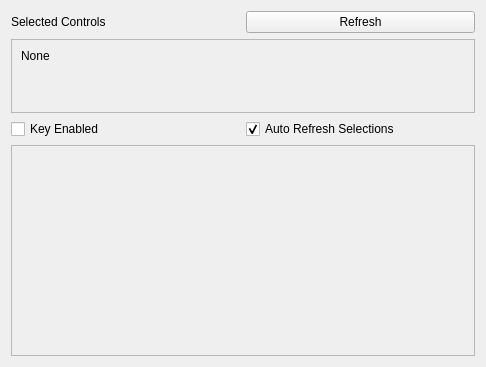
<?xml version="1.0" encoding="UTF-8"?>
<ui version="4.0">
 <class>SpaceSwitcherManager</class>
 <widget class="QWidget" name="SpaceSwitcherManager">
  <property name="geometry">
   <rect>
    <x>0</x>
    <y>0</y>
    <width>486</width>
    <height>367</height>
   </rect>
  </property>
  <property name="sizePolicy">
   <sizepolicy hsizetype="Preferred" vsizetype="Preferred">
    <horstretch>0</horstretch>
    <verstretch>0</verstretch>
   </sizepolicy>
  </property>
  <property name="windowTitle">
   <string>Form</string>
  </property>
  <layout class="QVBoxLayout" name="verticalLayout">
   <item>
    <layout class="QHBoxLayout" name="hl_selectedControl">
     <item>
      <widget class="QLabel" name="lbl_selectedControlsListLabel">
       <property name="text">
        <string>Selected Controls</string>
       </property>
      </widget>
     </item>
     <item>
      <widget class="QPushButton" name="btn_refresh">
       <property name="text">
        <string>Refresh</string>
       </property>
      </widget>
     </item>
    </layout>
   </item>
   <item>
    <widget class="QScrollArea" name="sa_selectedControlsList">
     <property name="sizePolicy">
      <sizepolicy hsizetype="Expanding" vsizetype="Preferred">
       <horstretch>0</horstretch>
       <verstretch>0</verstretch>
      </sizepolicy>
     </property>
     <property name="widgetResizable">
      <bool>true</bool>
     </property>
     <widget class="QWidget" name="sa_selectedControlsListContents">
      <property name="geometry">
       <rect>
        <x>0</x>
        <y>0</y>
        <width>472</width>
        <height>80</height>
       </rect>
      </property>
      <layout class="QVBoxLayout" name="verticalLayout_2">
       <item>
        <widget class="QLabel" name="lbl_selectedControlsList">
         <property name="text">
          <string>None</string>
         </property>
         <property name="wordWrap">
          <bool>true</bool>
         </property>
        </widget>
       </item>
       <item>
        <spacer name="verticalSpacer">
         <property name="orientation">
          <enum>Qt::Orientation::Vertical</enum>
         </property>
         <property name="sizeHint" stdset="0">
          <size>
           <width>20</width>
           <height>40</height>
          </size>
         </property>
        </spacer>
       </item>
      </layout>
     </widget>
    </widget>
   </item>
   <item>
    <layout class="QHBoxLayout" name="hl_upperOptions">
     <item>
      <widget class="QCheckBox" name="cb_keyEnabled">
       <property name="text">
        <string>Key Enabled</string>
       </property>
      </widget>
     </item>
     <item>
      <widget class="QCheckBox" name="cb_autoRefreshEnabled">
       <property name="text">
        <string>Auto Refresh Selections</string>
       </property>
       <property name="checked">
        <bool>true</bool>
       </property>
       <property name="tristate">
        <bool>false</bool>
       </property>
      </widget>
     </item>
    </layout>
   </item>
   <item>
    <widget class="QScrollArea" name="sa_spacesList">
     <property name="widgetResizable">
      <bool>true</bool>
     </property>
     <widget class="QWidget" name="sa_spacesListContents">
      <property name="geometry">
       <rect>
        <x>0</x>
        <y>0</y>
        <width>472</width>
        <height>16</height>
       </rect>
      </property>
      <property name="sizePolicy">
       <sizepolicy hsizetype="Preferred" vsizetype="Maximum">
        <horstretch>0</horstretch>
        <verstretch>0</verstretch>
       </sizepolicy>
      </property>
      <layout class="QVBoxLayout" name="verticalLayout_3"/>
     </widget>
    </widget>
   </item>
  </layout>
 </widget>
 <resources/>
 <connections/>
</ui>
